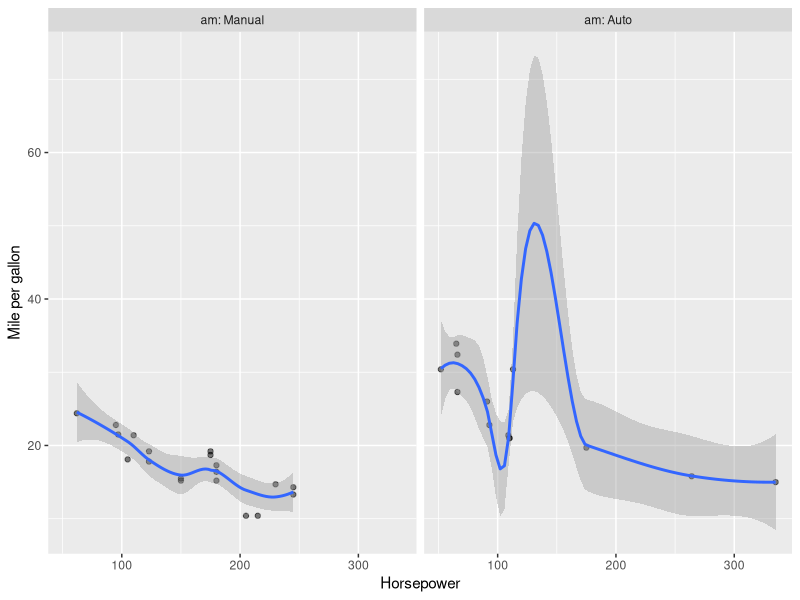
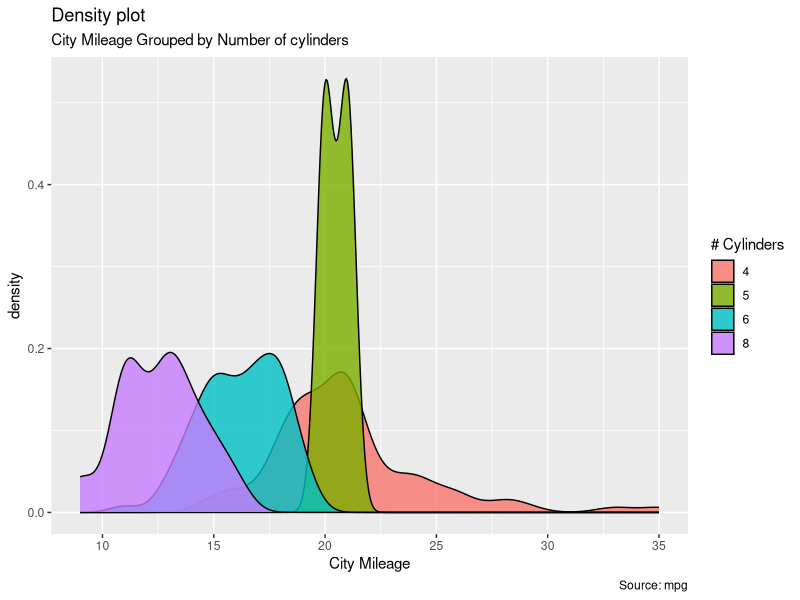

Source code (R) for these figures, in order:
## ---- chunk 1
#| out.width: "100%"

# this is a R example: scatterplot
# if you do not have tidyverse package, install it by uncommenting 
# the line below
# install.packages("tidyverse")
library(tidyverse)
mtcars$am <- factor(mtcars$am, labels = c("Manual", "Auto"))
mtcars %>% 
  ggplot(aes(x = hp, y = mpg)) +
  geom_point(alpha = 0.5) +
  geom_smooth() +
  facet_wrap(.~am, labeller = label_both) +
  xlab("Horsepower") +
  ylab("Mile per gallon")
## ---- chunk 2
#| out.width: "100%"

library(ggplot2)

# Plot
mpg %>% 
  ggplot(aes(cty)) +
  geom_density(aes(fill=factor(cyl)), alpha=0.8) + 
  labs(title="Density plot", 
       subtitle="City Mileage Grouped by Number of cylinders",
       caption="Source: mpg",
       x="City Mileage",
       fill="# Cylinders")
